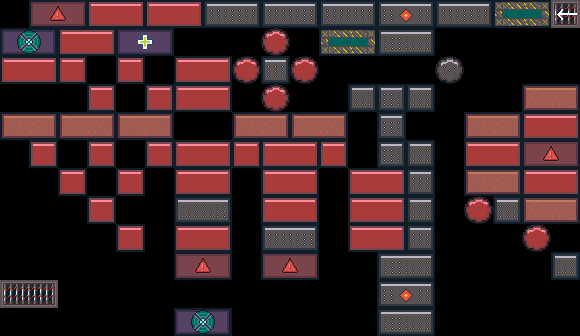

Tiled map render using the project's own tile images. Description and the whole map definition, tile-layer contents included, below:
An orthogonal 20x12 tile map with 29x28 px tiles, 2 tile layers (Tile Layer 1, Tile Layer 2).

<map version="1.10" tiledversion="1.11.2" orientation="orthogonal" renderorder="right-down" width="20" height="12" tilewidth="29" tileheight="28" infinite="0" nextlayerid="4" nextobjectid="1">
 <editorsettings>
  <export target="level6..tmx" format="tmx" />
 </editorsettings>
 <tileset firstgid="1" name="bricks_tiles" tilewidth="29" tileheight="28" tilecount="32" columns="8">
  <image source="../src/assets/bricks_tiles.png" width="232" height="112" />
 </tileset>
 <layer id="1" name="Tile Layer 1" width="20" height="12">
  <data encoding="csv">
0,9,10,1,2,1,2,3,4,3,4,3,4,5,6,3,4,11,12,25,
15,16,1,2,7,8,0,0,0,20,0,11,12,3,4,0,0,0,0,0,
1,2,19,0,19,0,1,2,20,21,20,0,0,0,0,22,0,0,0,0,
0,0,0,19,0,19,1,2,0,20,0,0,21,21,21,0,0,0,17,18,
17,18,17,18,17,18,0,0,17,18,17,18,0,21,0,0,17,18,1,2,
0,19,0,19,0,19,1,2,19,1,2,19,0,21,21,0,1,2,9,10,
0,0,19,0,19,0,1,2,0,1,2,0,1,2,21,0,17,18,1,2,
0,0,0,19,0,0,3,4,0,1,2,0,1,2,21,0,20,21,17,18,
0,0,0,0,19,0,1,2,0,3,4,0,1,2,21,0,0,0,20,0,
0,0,0,0,0,0,9,10,0,9,10,0,0,3,4,0,0,0,0,21,
23,24,0,0,0,0,0,0,0,0,0,0,0,5,6,0,0,0,0,0,
0,0,0,0,0,0,15,16,0,0,0,0,0,3,4,0,0,0,0,0
</data>
 </layer>
 <layer id="3" name="Tile Layer 2" width="20" height="12">
  <data encoding="csv">
0,0,0,0,0,0,0,0,0,0,0,0,0,0,0,0,0,0,0,32,
0,0,0,0,0,0,0,0,0,0,0,0,0,0,0,0,0,0,0,0,
0,0,0,0,0,0,0,0,0,0,0,0,0,0,0,0,0,0,0,0,
0,0,0,0,0,0,0,0,0,0,0,0,0,0,0,0,0,0,0,0,
0,0,0,0,0,0,0,0,0,0,0,0,0,0,0,0,0,0,0,0,
0,0,0,0,0,0,0,0,0,0,0,0,0,0,0,0,0,0,0,0,
0,0,0,0,0,0,0,0,0,0,0,0,0,0,0,0,0,0,0,0,
0,0,0,0,0,0,0,0,0,0,0,0,0,0,0,0,0,0,0,0,
0,0,0,0,0,0,0,0,0,0,0,0,0,0,0,0,0,0,0,0,
0,0,0,0,0,0,0,0,0,0,0,0,0,0,0,0,0,0,0,0,
0,0,0,0,0,0,0,0,0,0,0,0,0,0,0,0,0,0,0,0,
0,0,0,0,0,0,0,0,0,0,0,0,0,0,0,0,0,0,0,0
</data>
 </layer>
 <objectgroup id="2" name="Object Layer 1" />
</map>
